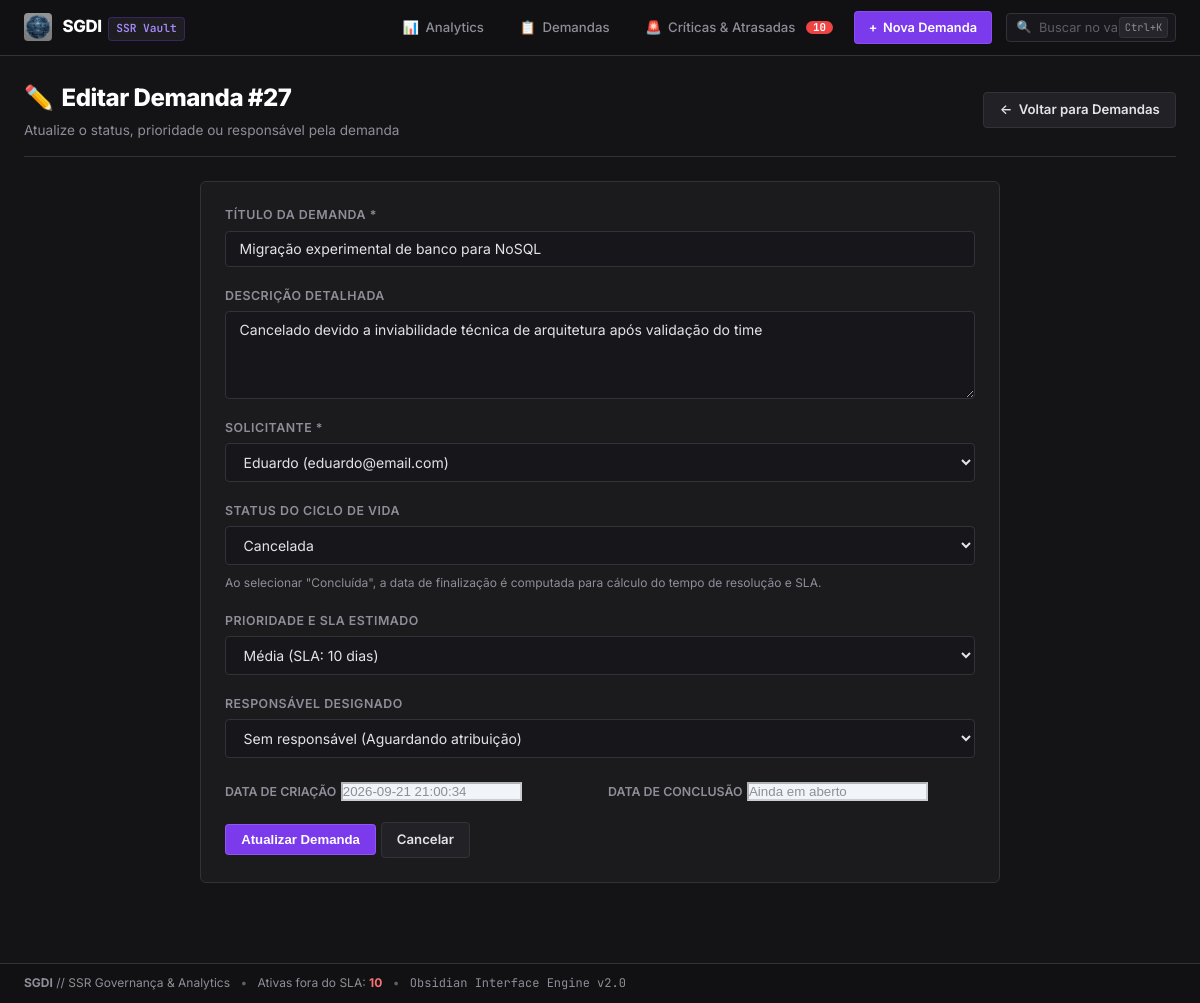
The app's page /editar/27 with its own data.
### tables this page shows
CREATE TABLE demandas (
    id INTEGER PRIMARY KEY AUTOINCREMENT,
    titulo TEXT NOT NULL,
    descricao TEXT,
    solicitante_id INTEGER NOT NULL,
    data_criacao TEXT,
    status TEXT NOT NULL DEFAULT 'Aberta',
    prioridade TEXT NOT NULL DEFAULT 'Média',
    responsavel_id INTEGER,
    data_conclusao TEXT,
    FOREIGN KEY (solicitante_id) REFERENCES usuarios(id),
    FOREIGN KEY (responsavel_id) REFERENCES usuarios(id)
);

### app.py (the view, shortened to what this page needs)
@app.route('/editar/<id>', methods=['GET', 'POST'])
def editar(id):
    conn = get_db()
    garantir_migracao_db(conn)
    cursor = conn.cursor()
    demanda = cursor.execute(f'{SELECT_DEMANDAS} WHERE d.id=?', (id,)).fetchone()
    usuarios = listar_usuarios(conn)
    conn.close()
    if not demanda:
        flash('Demanda não encontrada.')
        return redirect(url_for('demandas'))
    return render_template(
        'editar.html',
        demanda=demanda,
        status_opcoes=STATUS_OPCOES,
        prioridade_opcoes=PRIORIDADE_OPCOES,
        usuarios=usuarios
    )

### app.py (called while the page is built, shortened)
def get_db():
    conn = sqlite3.connect(DB_PATH)
    conn.row_factory = sqlite3.Row
    return conn

def garantir_migracao_db(conn):
    cursor = conn.cursor()
    colunas = [col[1] for col in cursor.execute('PRAGMA table_info(demandas)').fetchall()]
    if 'data_conclusao' not in colunas:
        cursor.execute('ALTER TABLE demandas ADD COLUMN data_conclusao TEXT')
        conn.commit()
    concluidas_sem_data = cursor.execute(
        "SELECT id, data_criacao, prioridade FROM demandas WHERE status = 'Concluída' AND data_conclusao IS NULL"
    ).fetchall()
    if concluidas_sem_data:
        conn.commit()

def listar_usuarios(conn):
    return conn.execute('SELECT id, nome, email FROM usuarios ORDER BY nome').fetchall()

@app.context_processor
def inject_global_stats():
    try:
        conn = get_db()
        count_urgentes = conn.execute(
            "SELECT COUNT(*) FROM demandas WHERE status NOT IN ('Concluída', 'Cancelada') AND (prioridade = 'Crítica' OR responsavel_id IS NULL OR datetime(data_criacao, '+' || (CASE prioridade WHEN 'Crítica' THEN 2 WHEN 'Alta' THEN 5 WHEN 'Média' THEN 10 WHEN 'Baixa' THEN 20 ELSE 30 END) || ' days') < datetime('now', 'localtime'))"
        ).fetchone()[0]
        conn.close()
        return {'total_urgentes_global': count_urgentes}
    except Exception:
        return {'total_urgentes_global': 0}

### templates/editar.html (shortened to what this page needs)
{% extends "base.html" %}
{% block content %}
<div class="dashboard-hero" style="margin-bottom: 1.5rem;">
    <div class="dashboard-hero-title">
        <h1><span>✏️</span> Editar Demanda #{{ demanda['id'] }}</h1>
        <p>Atualize o status, prioridade ou responsável pela demanda</p>
    </div>
    <div class="dashboard-hero-actions">
        <a href="/demandas" class="btn btn-secondary">
            <span>&larr;</span> Voltar para Demandas
        </a>
    </div>
</div>
<div class="form-card">
    <form method="POST" action="/editar/{{ demanda['id'] }}" id="form-editar-demanda">
        <div class="form-group">
            <label for="titulo">Título da Demanda *</label>
            <input type="text" name="titulo" id="titulo" value="{{ demanda['titulo'] }}" required>
        </div>
        <div class="form-group">
            <label for="descricao">Descrição Detalhada</label>
            <textarea name="descricao" id="descricao" rows="4">{{ demanda['descricao'] }}</textarea>
        </div>
        <div class="form-group">
            <label for="solicitante_id">Solicitante *</label>
            <select name="solicitante_id" id="solicitante_id" required>
                {% for usuario in usuarios %}
                    <option value="{{ usuario['id'] }}" {{ 'selected' if demanda['solicitante_id'] == usuario['id'] }}>
                        {{ usuario['nome'] }} ({{ usuario['email'] }})
                    </option>
                {% endfor %}
            </select>
        </div>
        <div class="form-group">
            <label for="status">Status do Ciclo de Vida</label>
            <select name="status" id="status">
                {% for opcao in status_opcoes %}
                    <option value="{{ opcao }}" {{ 'selected' if demanda['status'] == opcao }}>{{ opcao }}</option>
                {% endfor %}
            </select>
            <small style="color:var(--text-muted); font-size:0.75rem; margin-top:0.25rem; display:block;">
                Ao selecionar "Concluída", a data de finalização é computada para cálculo do tempo de resolução e SLA.
            </small>
        </div>
        <div class="form-group">
            <label for="prioridade">Prioridade e SLA Estimado</label>
            <select name="prioridade" id="prioridade">
                {% for opcao in prioridade_opcoes %}
                    <option value="{{ opcao }}" {{ 'selected' if demanda['prioridade'] == opcao }}>
                        {{ opcao }}
                        {% if opcao == 'Crítica' %}(SLA: 2 dias){% elif opcao == 'Alta' %}(SLA: 5 dias){% elif opcao == 'Média' %}(SLA: 10 dias){% elif opcao == 'Baixa' %}(SLA: 20 dias){% endif %}
                    </option>
                {% endfor %}
            </select>
        </div>
        <div class="form-group">
            <label for="responsavel_id">Responsável Designado</label>
            <select name="responsavel_id" id="responsavel_id">
                <option value="">Sem responsável (Aguardando atribuição)</option>
            </select>
        </div>
        <div style="display:grid; grid-template-columns:1fr 1fr; gap:1rem; margin-bottom:1.25rem;">
            <div>
                <label style="font-size:0.775rem; color:var(--text-muted); font-weight:600; text-transform:uppercase;">Data de Criação</label>
                <input type="text" value="{{ demanda['data_criacao'] }}" disabled style="background:#f1f5f9; color:var(--text-muted);">
            </div>
            <div>
                <label style="font-size:0.775rem; color:var(--text-muted); font-weight:600; text-transform:uppercase;">Data de Conclusão</label>
                <input type="text" value="{{ demanda['data_conclusao'] or 'Ainda em aberto' }}" disabled style="background:#f1f5f9; color:var(--text-muted);">
            </div>
        </div>
        <div class="form-actions">
            <button type="submit" class="btn btn-primary" id="btn-atualizar-demanda">Atualizar Demanda</button>
            <a href="/demandas" class="btn btn-secondary">Cancelar</a>
        </div>
    </form>
</div>
{% endblock %}

### static/style.css (style rules this page uses)
:root { --obs-bg-main: #141416; --obs-bg-pane: #1b1b1e; --obs-bg-card: #212126; --obs-bg-hover: #292930; --obs-bg-active: #32323b; --obs-border: #323238; --obs-border-hover: #464650; --obs-border-focus: #7c3aed; --primary: #7c3aed; --primary-hover: #6d28d9; --primary-light: rgba(124, 58, 237, 0.15); --primary-glow: rgba(124, 58, 237, 0.25); --secondary: #0ea5e9; --secondary-hover: #0284c7; --secondary-light: rgba(14, 165, 233, 0.12); --bg-page: var(--obs-bg-main); --bg-card: var(--obs-bg-pane); --bg-card-alt: var(--obs-bg-card); --bg-header: #111113; --obs-text-normal: #e3e3e8; --obs-text-muted: #8e8e99; --obs-text-faint: #5e5e68; --obs-text-inverse: #ffffff; --obs-font-sans: 'Inter', -apple-system, BlinkMacSystemFont, "Segoe UI", Roboto, sans-serif; --obs-font-mono: 'JetBrains Mono', 'Fira Code', 'Consolas', monospace; --text-main: var(--obs-text-normal); --text-muted: var(--obs-text-muted); --text-light: var(--obs-text-faint); --text-inverse: #ffffff; --border: var(--obs-border); --border-hover: var(--obs-border-hover); --obs-danger: #ef4444; --obs-danger-hover: #dc2626; --obs-danger-bg: rgba(239, 68, 68, 0.12); --obs-danger-border: rgba(239, 68, 68, 0.35); --obs-warning: #f59e0b; --obs-warning-bg: rgba(245, 158, 11, 0.12); --obs-warning-border: rgba(245, 158, 11, 0.35); --obs-success: #10b981; --obs-success-bg: rgba(16, 185, 129, 0.12); --obs-success-border: rgba(16, 185, 129, 0.35); --obs-accent: #7c3aed; --obs-accent-light: #a78bfa; --danger: var(--obs-danger); --danger-light: var(--obs-danger-bg); --danger-text: #f87171; --warning: var(--obs-warning); --warning-light: var(--obs-warning-bg); --warning-text: #fbbf24; --success: var(--obs-success); --success-light: var(--obs-success-bg); --success-text: #34d399; --info: #38bdf8; --info-light: rgba(56, 189, 248, 0.12); --info-text: #38bdf8; --purple: #a855f7; --purple-light: rgba(168, 85, 247, 0.12); --shadow-sm: 0 1px 2px rgba(0, 0, 0, 0.25); --shadow-md: 0 4px 12px rgba(0, 0, 0, 0.35); --shadow-lg: 0 8px 24px rgba(0, 0, 0, 0.45); --radius-sm: 4px; --radius-md: 6px; --radius-lg: 8px; --radius-full: 9999px; --transition: all 0.15s ease-in-out; }
* { box-sizing: border-box; margin: 0; padding: 0; }
body { font-family: var(--obs-font-sans); background-color: var(--obs-bg-main); color: var(--obs-text-normal); line-height: 1.5; min-height: 100vh; display: flex; flex-direction: column; -webkit-font-smoothing: antialiased; }
.dashboard-hero, .obs-pane-header { display: flex; justify-content: space-between; align-items: center; flex-wrap: wrap; gap: 1.25rem; margin-bottom: 1.5rem; padding-bottom: 1rem; border-bottom: 1px solid var(--obs-border); }
.dashboard-hero-title h1, .obs-pane-title h1 { font-size: 1.5rem; font-weight: 800; color: #ffffff; letter-spacing: -0.02em; display: flex; align-items: center; gap: 0.5rem; }
.dashboard-hero-title p, .obs-pane-subtitle { color: var(--obs-text-muted); font-size: 0.85rem; margin-top: 0.25rem; }
.dashboard-hero-actions, .obs-pane-actions { display: flex; align-items: center; gap: 0.5rem; flex-wrap: wrap; }
.btn, .btn-obsidian { display: inline-flex; align-items: center; justify-content: center; gap: 0.4rem; padding: 0.45rem 0.95rem; border-radius: var(--radius-sm); font-size: 0.825rem; font-weight: 600; text-decoration: none; border: 1px solid var(--obs-border); background: var(--obs-bg-card); color: var(--obs-text-normal); cursor: pointer; transition: var(--transition); }
.btn-primary, .btn-obs-accent { background: var(--obs-accent); color: #ffffff; border-color: rgba(255, 255, 255, 0.15); }
.btn-secondary, .btn-obs-secondary { background: var(--obs-bg-card); color: var(--obs-text-normal); border-color: var(--obs-border); }
.form-card { background: var(--obs-bg-pane); border: 1px solid var(--obs-border); border-radius: var(--radius-md); padding: 1.5rem; max-width: 800px; margin: 0 auto 2rem; }
.form-group { display: flex; flex-direction: column; gap: 0.35rem; margin-bottom: 1.25rem; }
.form-group label { font-size: 0.775rem; font-weight: 600; color: var(--obs-text-muted); text-transform: uppercase; letter-spacing: 0.04em; }
.form-group input, .form-group select, .form-group textarea { padding: 0.55rem 0.85rem; border: 1px solid var(--obs-border); border-radius: var(--radius-sm); background: #17171b; color: var(--obs-text-normal); font-family: var(--obs-font-sans); font-size: 0.875rem; outline: none; transition: var(--transition); }

### records on screen
demandas: id "27", titulo "Migração experimental de banco para NoSQL", descricao "Cancelado devido a inviabilidade técnica de arquitetura após validação do time", data_criacao "2026-09-21 21:00:34"

### other values on screen
{{ total_urgentes_global }} "10"
form field solicitante_id "Eduardo (eduardo@email.com)"
form field status "Cancelada"
form field prioridade "Média (SLA: 10 dias)"
